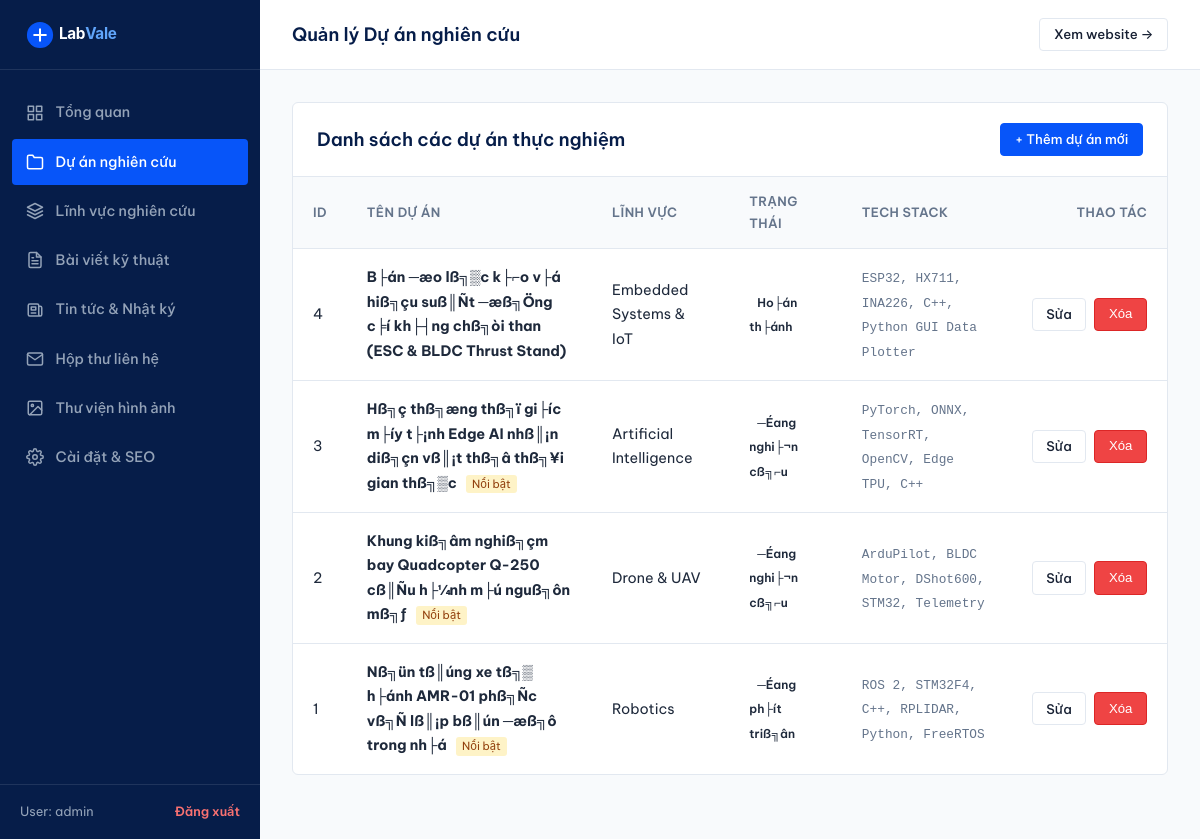
The app's page /admin/projects.php (signed in) with its own data.
### tables this page shows
CREATE TABLE `projects` (
  `id` int(11) NOT NULL AUTO_INCREMENT,
  `area_id` int(11) DEFAULT NULL,
  `title` varchar(200) NOT NULL,
  `slug` varchar(200) NOT NULL,
  `status` enum('├¥ t╞░ß╗ƒng','─Éang nghi├¬n cß╗⌐u','─Éang ph├ít triß╗ân','Ho├án th├ánh') DEFAULT '─Éang nghi├¬n cß╗⌐u',
  `summary` text NOT NULL,
  `content` longtext NOT NULL,
  `tech_stack` varchar(255) NOT NULL,
  `image` varchar(255) NOT NULL,
  `image_caption` varchar(255) DEFAULT NULL,
  `github_url` varchar(255) DEFAULT NULL,
  `demo_url` varchar(255) DEFAULT NULL,
  `is_featured` tinyint(1) DEFAULT 0,
  `sort_order` int(11) DEFAULT 0,
  `created_at` datetime DEFAULT current_timestamp(),
  `updated_at` datetime DEFAULT current_timestamp() ON UPDATE current_timestamp(),
  PRIMARY KEY (`id`),
  UNIQUE KEY `slug` (`slug`),
  KEY `area_id` (`area_id`),
  CONSTRAINT `fk_projects_area` FOREIGN KEY (`area_id`) REFERENCES `research_areas` (`id`) ON DELETE SET NULL
);

CREATE TABLE `research_areas` (
  `id` int(11) NOT NULL AUTO_INCREMENT,
  `slug` varchar(100) NOT NULL,
  `name` varchar(150) NOT NULL,
  `subtitle` varchar(255) NOT NULL,
  `icon_svg` text NOT NULL,
  `short_desc` text NOT NULL,
  `full_content` longtext NOT NULL,
  `image` varchar(255) NOT NULL,
  `sort_order` int(11) DEFAULT 0,
  `is_active` tinyint(1) DEFAULT 1,
  `created_at` datetime DEFAULT current_timestamp(),
  PRIMARY KEY (`id`),
  UNIQUE KEY `slug` (`slug`)
);

### includes/helpers.php (called while the page is built, shortened)
<?php
function url(string $path = ''): string {
    $cleanPath = '/' . ltrim($path, '/');
    if ($cleanPath === '/') {
        return BASE_PATH === '' ? '/' : BASE_PATH . '/';
    }
    return BASE_PATH . $cleanPath;
}
function e(?string $str): string {
    return htmlspecialchars($str ?? '', ENT_QUOTES, 'UTF-8');
}

### admin/projects.php (the view, shortened to what this page needs)
    <?php
require_once __DIR__ . '/views/header.php';
$projects = $db->query("
    SELECT p.*, a.name AS area_name
    FROM `projects` p
    LEFT JOIN `research_areas` a ON p.area_id = a.id
    ORDER BY p.id DESC
")->fetchAll();
?>
<div class="admin-card">
    <div class="admin-card-header">
        <div class="admin-card-title">Danh sách các dự án thực nghiệm</div>
        <a href="<?= url('/admin/projects?action=create') ?>" class="btn btn-primary btn-sm">+ Thêm dự án mới</a>
    </div>
    <div style="overflow-x: auto;">
        <table class="admin-table">
            <thead>
                <tr>
                    <th style="width: 50px;">ID</th>
                    <th>Tên dự án</th>
                    <th>Lĩnh vực</th>
                    <th>Trạng thái</th>
                    <th>Tech Stack</th>
                    <th style="text-align: right; width: 140px;">Thao tác</th>
                </tr>
            </thead>
            <tbody>
                <?php if (!empty($projects)): ?>
                    <?php foreach ($projects as $p): ?>
                        <tr>
                            <td><?= $p['id'] ?></td>
                            <td>
                                <strong><?= e($p['title']) ?></strong>
                                <?php if ($p['is_featured']): ?>
                                    <span style="font-size: 0.7rem; background-color: #FEF3C7; color: #92400E; padding: 0.15rem 0.4rem; border-radius: 3px; margin-left: 0.35rem;">Nổi bật</span>
                                <?php endif; ?>
                            </td>
                            <td><?= e($p['area_name'] ?? 'Chưa gắn') ?></td>
                            <td>
                                <span class="project-status-tag" style="position: static; font-size: 0.75rem; padding: 0.2rem 0.5rem; border-radius: 4px;">
                                    <?= e($p['status']) ?>
                                </span>
                            </td>
                            <td>
                                <span style="font-size: 0.8rem; color: var(--admin-muted); font-family: monospace;">
                                    <?= e($p['tech_stack']) ?>
                                </span>
                            </td>
                            <td style="text-align: right;">
                                <div class="admin-actions-cell" style="justify-content: flex-end;">
                                    <a href="<?= url('/admin/projects?action=edit&id=' . $p['id']) ?>" class="btn btn-secondary btn-sm">Sửa</a>
                                    <form action="<?= url('/admin/projects') ?>" method="POST" onsubmit="return confirm('Bạn có chắc chắn muốn xóa dự án này không?');">
                                        <button type="submit" class="btn btn-danger btn-sm">Xóa</button>
                                    </form>
                                </div>
                            </td>
                        </tr>
                    <?php endforeach; ?>
                <?php else: ?>
                    <tr>
                        <td colspan="6" style="text-align: center; color: var(--admin-muted);">Chưa có dự án nào.</td>
                    </tr>
                <?php endif; ?>
            </tbody>
        </table>
    </div>
</div>
<?php require_once __DIR__ . '/views/footer.php'; ?>

### assets/css/style.css (style rules this page uses)
:root { --color-primary-navy: #061D49; --color-tech-blue: #0755F9; --color-tech-blue-hover: #0542c7; --color-white: #FFFFFF; --color-bg: #F8FAFC; --color-surface: #FFFFFF; --color-text: #172033; --color-secondary-text: #64748B; --color-border: #E2E8F0; --color-border-subtle: #F1F5F9; --color-border-hover: #CBD5E1; --status-idea-bg: #F1F5F9; --status-idea-text: #475569; --status-research-bg: #EFF6FF; --status-research-text: #1D4ED8; --status-dev-bg: #FEF3C7; --status-dev-text: #B45309; --status-done-bg: #ECFDF5; --status-done-text: #047857; --font-sans: 'Be Vietnam Pro', -apple-system, BlinkMacSystemFont, 'Segoe UI', Roboto, Helvetica, Arial, sans-serif; --font-mono: ui-monospace, SFMono-Regular, Menlo, Monaco, Consolas, "Liberation Mono", "Courier New", monospace; --max-width: 1200px; --header-height: 72px; --radius-sm: 4px; --radius-md: 6px; --radius-lg: 8px; --transition-fast: 150ms ease; --transition-normal: 220ms ease; }
*, *::before, *::after { box-sizing: border-box; margin: 0; padding: 0; }
html { font-size: 16px; scroll-behavior: smooth; -webkit-text-size-adjust: 100%; }
body { font-family: var(--font-sans); background-color: var(--color-bg); color: var(--color-text); line-height: 1.7; font-weight: 400; min-height: 100vh; display: flex; flex-direction: column; -webkit-font-smoothing: antialiased; -moz-osx-font-smoothing: grayscale; }
a { color: var(--color-tech-blue); text-decoration: none; transition: color var(--transition-fast); }
.btn { display: inline-flex; align-items: center; justify-content: center; gap: 0.5rem; padding: 0.625rem 1.25rem; font-size: 0.925rem; font-weight: 500; border-radius: var(--radius-sm); border: 1px solid transparent; cursor: pointer; transition: all var(--transition-fast); line-height: 1.4; text-decoration: none; }
.btn-primary { background-color: var(--color-tech-blue); color: var(--color-white); border-color: var(--color-tech-blue); }
.btn-secondary { background-color: var(--color-white); color: var(--color-text); border-color: var(--color-border); }
.btn-sm { padding: 0.4rem 0.85rem; font-size: 0.825rem; }
.btn-danger { background-color: #EF4444; color: var(--color-white); border-color: #DC2626; }
.project-status-tag { position: absolute; top: 1rem; right: 1rem; font-size: 0.75rem; font-weight: 600; padding: 0.3rem 0.65rem; border-radius: var(--radius-sm); line-height: 1.3; }

### assets/css/admin.css (style rules this page uses)
:root { --admin-navy: #061D49; --admin-blue: #0755F9; --admin-sidebar-w: 260px; --admin-border: #E2E8F0; --admin-bg: #F8FAFC; --admin-surface: #FFFFFF; --admin-text: #1E293B; --admin-muted: #64748B; }
body.admin-body { background-color: var(--admin-bg); color: var(--admin-text); font-family: 'Be Vietnam Pro', -apple-system, BlinkMacSystemFont, sans-serif; min-height: 100vh; display: flex; }
.admin-card { background-color: var(--admin-surface); border: 1px solid var(--admin-border); border-radius: 6px; overflow: hidden; margin-bottom: 2rem; }
.admin-card-header { padding: 1.25rem 1.5rem; border-bottom: 1px solid var(--admin-border); display: flex; align-items: center; justify-content: space-between; flex-wrap: wrap; gap: 1rem; }
.admin-card-title { font-size: 1.15rem; font-weight: 600; color: var(--admin-navy); }
.admin-table { width: 100%; border-collapse: collapse; font-size: 0.9rem; text-align: left; }
.admin-table th { background-color: #F8FAFC; padding: 0.85rem 1.25rem; font-weight: 600; color: var(--admin-muted); border-bottom: 1px solid var(--admin-border); font-size: 0.8rem; text-transform: uppercase; letter-spacing: 0.03em; }
.admin-table td { padding: 1rem 1.25rem; border-bottom: 1px solid var(--admin-border); color: var(--admin-text); vertical-align: middle; }
.admin-table tr:last-child td { border-bottom: none; }
.admin-actions-cell { display: flex; align-items: center; gap: 0.5rem; }

### records on screen
projects: id "4", title "B├án ─æo lß╗▒c k├⌐o v├á hiß╗çu suß║Ñt ─æß╗Öng c╞í kh├┤ng chß╗òi than (ESC & BLDC Thrust Stand)", area.name "Embedded Systems & IoT", status "Ho├án th├ánh", tech_stack "ESP32, HX711, INA226, C++, Python GUI Data Plotter"
projects: id "3", title "Hß╗ç thß╗æng thß╗ï gi├íc m├íy t├¡nh Edge AI nhß║¡n diß╗çn vß║¡t thß╗â thß╗¥i gian thß╗▒c", is_featured "Nổi bật", area.name "Artificial Intelligence", status "─Éang nghi├¬n cß╗⌐u", tech_stack "PyTorch, ONNX, TensorRT, OpenCV, Edge TPU, C++"
projects: id "2", title "Khung kiß╗âm nghiß╗çm bay Quadcopter Q-250 cß║Ñu h├¼nh m├ú nguß╗ôn mß╗ƒ", is_featured "Nổi bật", area.name "Drone & UAV", status "─Éang nghi├¬n cß╗⌐u", tech_stack "ArduPilot, BLDC Motor, DShot600, STM32, Telemetry"
projects: id "1", title "Nß╗ün tß║úng xe tß╗▒ h├ánh AMR-01 phß╗Ñc vß╗Ñ lß║¡p bß║ún ─æß╗ô trong nh├á", is_featured "Nổi bật", area.name "Robotics", status "─Éang ph├ít triß╗ân", tech_stack "ROS 2, STM32F4, C++, RPLIDAR, Python, FreeRTOS"

### other values on screen
$currentUser['username'] "admin"
$adminTitle "Quản lý Dự án nghiên cứu"
